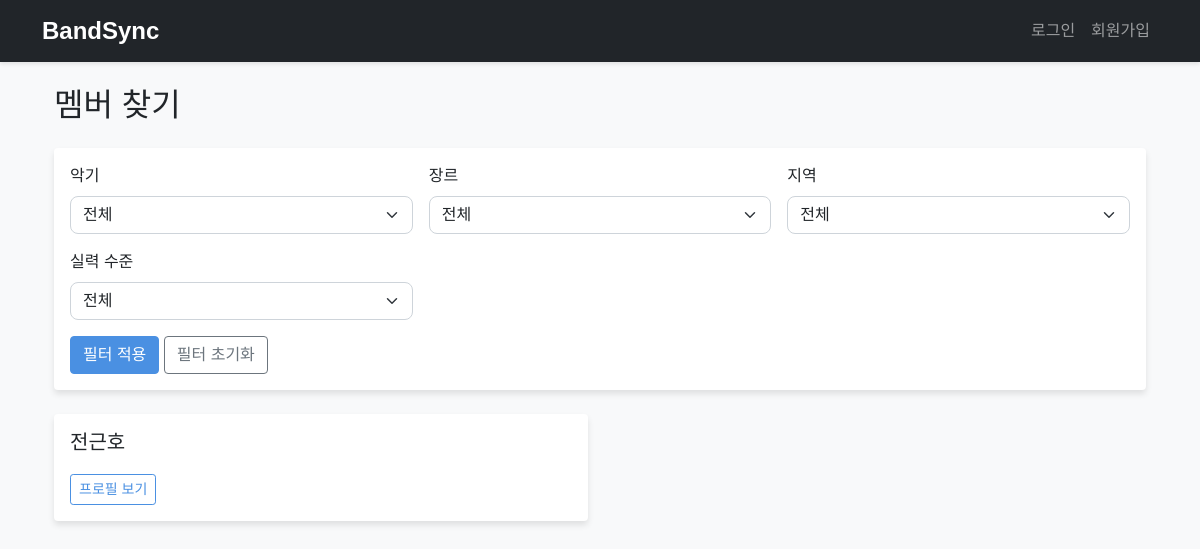
/search?user_type=musician, run on an earlier commit of the app's database.
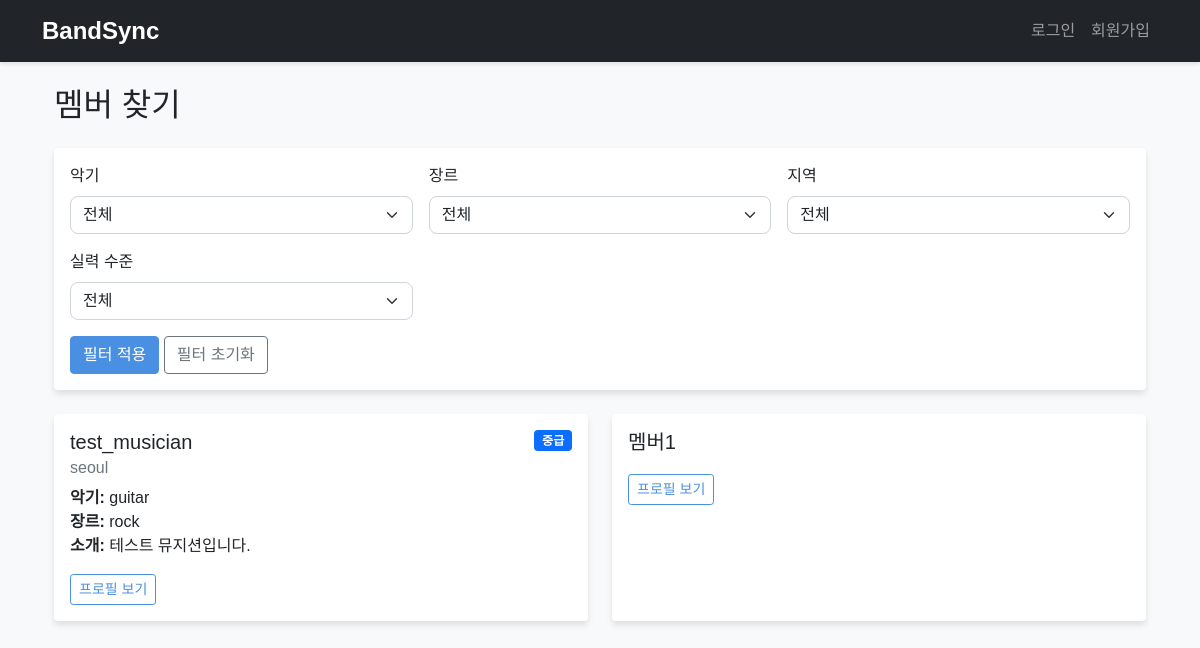
And on a later commit of the database.
### app.py (models this page shows, shortened)
class User(UserMixin, db.Model):
    id = db.Column(db.Integer, primary_key=True)
    username = db.Column(db.String(80), unique=True, nullable=False)
    email = db.Column(db.String(120), unique=True, nullable=False)
    password_hash = db.Column(db.String(128))
    user_type = db.Column(db.String(20))  # 'musician' or 'band'
    instrument = db.Column(db.String(50))
    genre = db.Column(db.String(100))
    skill_level = db.Column(db.String(20))
    location = db.Column(db.String(100))
    age = db.Column(db.Integer)
    bio = db.Column(db.Text)
    recruiting_positions = db.Column(db.Text)  # JSON 형식으로 저장
    band_size = db.Column(db.Integer)
    preferred_age_range = db.Column(db.String(50))
    practice_room_reviews = db.relationship('PracticeRoomReview',
                                          foreign_keys='PracticeRoomReview.user_id',
                                          backref='user',
                                          lazy=True)

### app.py (the view)
@app.route('/search')
def search():
    user_type = request.args.get('user_type', '')  # 기본값을 빈 문자열로 설정
    instrument = request.args.get('instrument')
    genre = request.args.get('genre')
    location = request.args.get('location')
    skill_level = request.args.get('skill_level')
    query = User.query
    if user_type:
        query = query.filter(User.user_type == user_type)
    if instrument:
        if user_type == 'musician':
            query = query.filter(User.instrument == instrument)
        else:
            query = query.filter(User.recruiting_positions.like(f'%"instrument": "{instrument}"%'))
    if genre:
        query = query.filter(User.genre == genre)
    if location:
        query = query.filter(User.location == location)
    if skill_level and user_type == 'musician':
        query = query.filter(User.skill_level == skill_level)
    if current_user.is_authenticated:
        query = query.filter(User.id != current_user.id)
    results = query.all()
    return render_template('search_results.html', results=results)

### templates/search_results.html (shortened to what the changed rows need)
{% extends "base.html" %}
{% block content %}
<div class="container">
    <h2 class="mb-4">
        {% if request.args.get('user_type') == 'band' %}
            밴드 찾기
        {% elif request.args.get('user_type') == 'musician' %}
            멤버 찾기
        {% else %}
            검색 결과
        {% endif %}
    </h2>
    <div class="row">
        {% if results %}
            {% for user in results %}
            <div class="col-md-6 mb-4">
                <div class="card h-100">
                    <div class="card-body">
                        <div class="d-flex justify-content-between align-items-start">
                            <div>
                                <h5 class="card-title">{{ user.username }}</h5>
                                <h6 class="card-subtitle mb-2 text-muted">
                                    {% if user.location %}{{ user.location }}{% endif %}
                                </h6>
                            </div>
                            {% if user.user_type == 'musician' and user.skill_level %}
                            <span class="badge bg-primary">
                                {% if user.skill_level == 'beginner' %}입문
                                {% elif user.skill_level == 'intermediate' %}중급
                                {% elif user.skill_level == 'advanced' %}상급
                                {% elif user.skill_level == 'professional' %}전문가
                                {% endif %}
                            </span>
                            {% endif %}
                        </div>
                        <p class="card-text">
                            {% if user.user_type == 'musician' %}
                                {% if user.instrument %}
                                <strong>악기:</strong> {{ user.instrument }}<br>
                                {% endif %}
                            {% endif %}
                            {% if user.genre %}
                            <strong>장르:</strong> {{ user.genre }}<br>
                            {% endif %}
                            {% if user.bio %}
                            <strong>소개:</strong> {{ user.bio[:100] }}{% if user.bio|length > 100 %}...{% endif %}
                            {% endif %}
                        </p>
                        <div class="d-flex justify-content-between align-items-center">
                            <a href="{{ url_for('view_profile', user_id=user.id) }}" class="btn btn-outline-primary btn-sm">프로필 보기</a>
                        </div>
                    </div>
                </div>
            </div>
            {% endfor %}
        {% endif %}
    </div>
</div>
{% endblock %}

What changed in the data, as far as the page shows it:
no longer on this page (row edited): User: username "전근호"
added User: username "test_musician", location "seoul", user_type "중급", instrument "guitar", genre "rock", bio "테스트 뮤지션입니다."
added User: username "멤버1"
